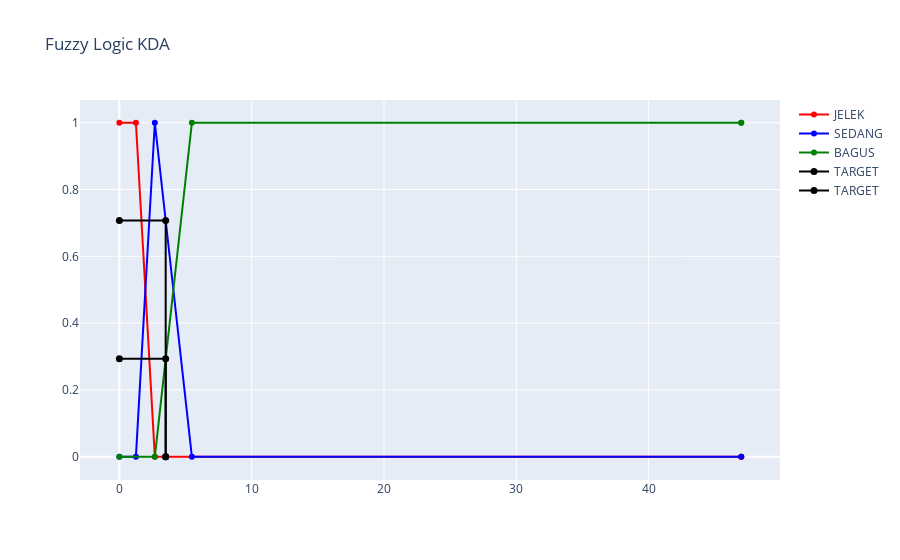

Notebook cell for this chart:
### Code cell
calculateMu("KDA", 3.5, 0, 1.25, 2.68, 5.48, 47)

### Figure 1 — Plotly figure (JSON) as saved in the notebook; plotly's stock layout.template omitted (floating-point values rounded to 4 significant figures)
{"data": [{"hovertemplate": "<extra></extra>", "legendgroup": "", "line": {"color": "#636efa", "dash": "solid"}, "marker": {"symbol": "circle"}, "mode": "lines", "name": "", "orientation": "v", "showlegend": false, "type": "scatter", "xaxis": "x", "yaxis": "y"}, {"line": {"color": "red"}, "mode": "markers+lines", "name": "JELEK", "type": "scatter", "x": [0, 1.25, 2.68, 47, 47], "y": [1, 1, 0, 0, 0]}, {"line": {"color": "blue"}, "mode": "markers+lines", "name": "SEDANG", "type": "scatter", "x": [0, 1.25, 2.68, 5.48, 47], "y": [0, 0, 1, 0, 0]}, {"line": {"color": "green"}, "mode": "markers+lines", "name": "BAGUS", "type": "scatter", "x": [0, 2.68, 5.48, 47, 47], "y": [0, 0, 1, 1, 1]}, {"marker": {"color": "black", "size": 7}, "mode": "markers+lines", "name": "TARGET", "type": "scatter", "x": [0, 3.5, 3.5], "y": [0.7071, 0.7071, 0]}, {"marker": {"color": "black", "size": 7}, "mode": "markers+lines", "name": "TARGET", "type": "scatter", "x": [0, 3.5, 3.5], "y": [0.2929, 0.2929, 0]}], "layout": {"legend": {"tracegroupgap": 0}, "title": {"text": "Fuzzy Logic KDA"}, "xaxis": {"anchor": "y", "domain": [0, 1]}, "yaxis": {"anchor": "x", "domain": [0, 1]}}}
